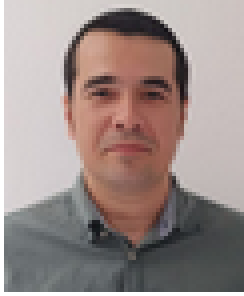
#> input picture image2ascii/image.png, 61 x 74 px (shown 4 times larger)
$ python imagem_para_txt.py image.png image.png
#> lines starting #> are read from the running program, lines starting #| are printed output that depends on the picture
from PIL import Image
import sys

def converter_imagem(caminho_imagem, caminho_saida):
#> called with caminho_imagem = 'image.png', caminho_saida = 'image.png'
    try:
        # Abre a imagem e converte para tons de cinza (L)
        img = Image.open(caminho_imagem).convert('L')
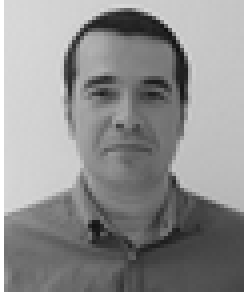
#> img: PIL image 61x74 L (shown 4 times larger); min 18, max 255, mean 144.8
    except Exception as e:
        print(f"Erro ao abrir a imagem: {e}")
        return

    # O seu Assembly suporta até 255x255 (pois X e Y usam 1 byte: 00 a FF)
    # Vamos redimensionar mantendo a proporção.
    # Dica: coloquei largura max de 100 para caber legal no terminal sem quebrar a linha.
    img.thumbnail((120, 120))
    width, height = img.size
#> width = 61; height = 74

    # A sua paleta (do mais claro para o mais escuro)
    # . ' " : - = + * | L Z M * # % @
    paleta_hex = "2E 27 22 3A 2D 3D 2B 2A 7C 4C 5A 4D 2A 23 25 40"

    tuplas = []

    # Varre a imagem linha por linha
    for y in range(height):
        x = 0
        while x < width:
            # Pega o tom de cinza (0 a 255)
            pixel = img.getpixel((x, y))

            # Mapeia 0 (Preto) para índice 15 (@) e 255 (Branco) para índice 0 (.)
            color_index = 15 - int((pixel / 255.0) * 15)

            # Encontra quantos pixels seguidos têm a mesma cor (compressão RLE)
            length = 1
            # O tamanho máximo do chunk é 15, pois o Length usa apenas 4 bits (1111 em binário = 15)
            while x + length < width and length < 15:
                proximo_pixel = img.getpixel((x + length, y))
                proxima_cor = 15 - int((proximo_pixel / 255.0) * 15)
                if proxima_cor == color_index:
                    length += 1
                else:
                    break

            # Junta o Length (4 bits altos) com a Cor (4 bits baixos)
            color_length = (length << 4) | color_index

            # Adiciona a tupla: XX YY CL
            tuplas.append(f"{x:02X} {y:02X} {color_length:02X}")

            # Avança o X
            x += length
#> after the loop, tuplas = 1389 items, first 6: '00 00 10', '01 00 F3', '10 00 F3', '1F 00 33', '22 00 34', '25 00 23'

    # Salva no arquivo no seu formato customizado
    with open(caminho_saida, "w") as f:
        f.write(paleta_hex + "\n")
        f.write("1\n") # 1 imagem
        f.write(f"{len(tuplas)}\n")
        f.write(" ".join(tuplas) + "\n")

    print(f"Sucesso! Imagem redimensionada para {width}x{height}.")
#| Sucesso! Imagem redimensionada para 61x74.
    print(f"Gerado: {caminho_saida} com {len(tuplas)} tuplas de compressão.")
#| Gerado: image.png com 1389 tuplas de compressão.

if __name__ == "__main__":
    if len(sys.argv) < 3:
        print("Uso: python imagem_para_txt.py <imagem_real.png> <saida.txt>")
    else:
        converter_imagem(sys.argv[1], sys.argv[2])
